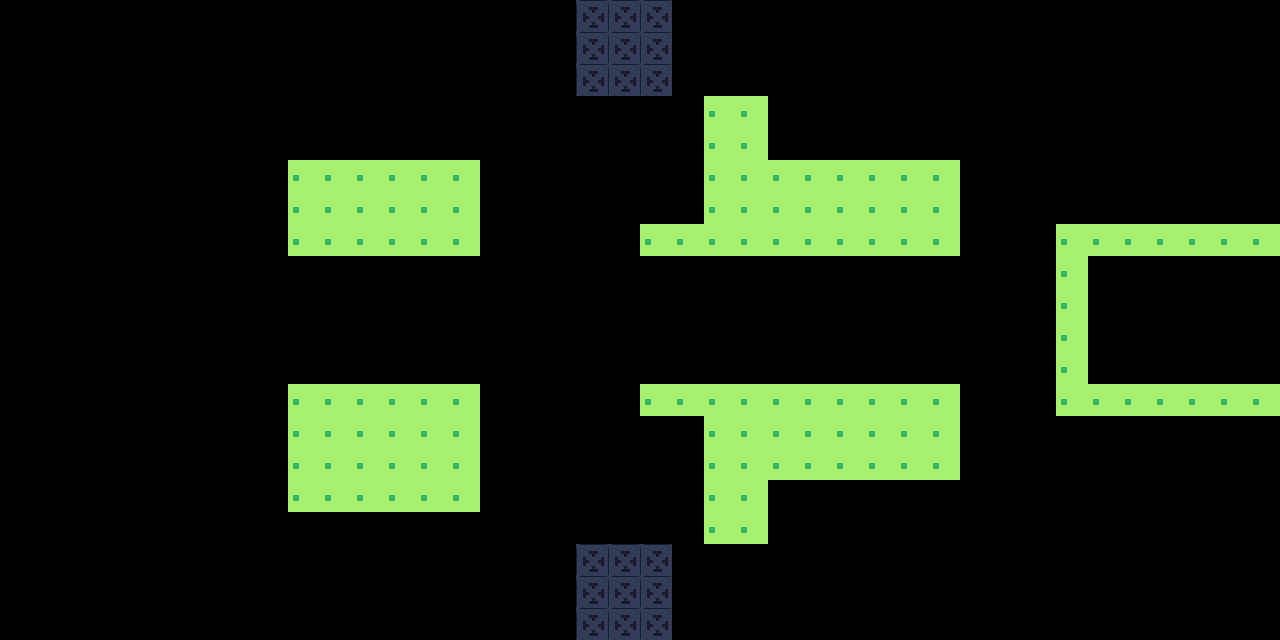

A 2D game scene composited from a Tiled map and its tileset images. What follows is a short description and the map's XML, with every tile layer's data as written:
An orthogonal 40x20 tile map with 32x32 px tiles, 1 tile layer (Tile Layer 1).

<map version="1.9" tiledversion="1.9.2" orientation="orthogonal" renderorder="right-down" width="40" height="20" tilewidth="32" tileheight="32" infinite="0" nextlayerid="2" nextobjectid="1">
 <tileset firstgid="1" source="tileset x3.tsx" />
 <layer id="1" name="Tile Layer 1" width="40" height="20">
  <data encoding="csv">
0,0,0,0,0,0,0,0,0,0,0,0,0,0,0,0,0,0,875,875,875,0,0,0,0,0,0,0,0,0,0,0,0,0,0,0,0,0,0,0,
0,0,0,0,0,0,0,0,0,0,0,0,0,0,0,0,0,0,875,875,875,0,0,0,0,0,0,0,0,0,0,0,0,0,0,0,0,0,0,0,
0,0,0,0,0,0,0,0,0,0,0,0,0,0,0,0,0,0,875,875,875,0,0,0,0,0,0,0,0,0,0,0,0,0,0,0,0,0,0,0,
0,0,0,0,0,0,0,0,0,0,0,0,0,0,0,0,0,0,0,0,0,0,1107,1107,0,0,0,0,0,0,0,0,0,0,0,0,0,0,0,0,
0,0,0,0,0,0,0,0,0,0,0,0,0,0,0,0,0,0,0,0,0,0,1107,1107,0,0,0,0,0,0,0,0,0,0,0,0,0,0,0,0,
0,0,0,0,0,0,0,0,0,1107,1107,1107,1107,1107,1107,0,0,0,0,0,0,0,1107,1107,1107,1107,1107,1107,1107,1107,0,0,0,0,0,0,0,0,0,0,
0,0,0,0,0,0,0,0,0,1107,1107,1107,1107,1107,1107,0,0,0,0,0,0,0,1107,1107,1107,1107,1107,1107,1107,1107,0,0,0,0,0,0,0,0,0,0,
0,0,0,0,0,0,0,0,0,1107,1107,1107,1107,1107,1107,0,0,0,0,0,1107,1107,1107,1107,1107,1107,1107,1107,1107,1107,0,0,0,1107,1107,1107,1107,1107,1107,1107,
0,0,0,0,0,0,0,0,0,0,0,0,0,0,0,0,0,0,0,0,0,0,0,0,0,0,0,0,0,0,0,0,0,1107,0,0,0,0,0,0,
0,0,0,0,0,0,0,0,0,0,0,0,0,0,0,0,0,0,0,0,0,0,0,0,0,0,0,0,0,0,0,0,0,1107,0,0,0,0,0,0,
0,0,0,0,0,0,0,0,0,0,0,0,0,0,0,0,0,0,0,0,0,0,0,0,0,0,0,0,0,0,0,0,0,1107,0,0,0,0,0,0,
0,0,0,0,0,0,0,0,0,0,0,0,0,0,0,0,0,0,0,0,0,0,0,0,0,0,0,0,0,0,0,0,0,1107,0,0,0,0,0,0,
0,0,0,0,0,0,0,0,0,1107,1107,1107,1107,1107,1107,0,0,0,0,0,1107,1107,1107,1107,1107,1107,1107,1107,1107,1107,0,0,0,1107,1107,1107,1107,1107,1107,1107,
0,0,0,0,0,0,0,0,0,1107,1107,1107,1107,1107,1107,0,0,0,0,0,0,0,1107,1107,1107,1107,1107,1107,1107,1107,0,0,0,0,0,0,0,0,0,0,
0,0,0,0,0,0,0,0,0,1107,1107,1107,1107,1107,1107,0,0,0,0,0,0,0,1107,1107,1107,1107,1107,1107,1107,1107,0,0,0,0,0,0,0,0,0,0,
0,0,0,0,0,0,0,0,0,1107,1107,1107,1107,1107,1107,0,0,0,0,0,0,0,1107,1107,0,0,0,0,0,0,0,0,0,0,0,0,0,0,0,0,
0,0,0,0,0,0,0,0,0,0,0,0,0,0,0,0,0,0,0,0,0,0,1107,1107,0,0,0,0,0,0,0,0,0,0,0,0,0,0,0,0,
0,0,0,0,0,0,0,0,0,0,0,0,0,0,0,0,0,0,875,875,875,0,0,0,0,0,0,0,0,0,0,0,0,0,0,0,0,0,0,0,
0,0,0,0,0,0,0,0,0,0,0,0,0,0,0,0,0,0,875,875,875,0,0,0,0,0,0,0,0,0,0,0,0,0,0,0,0,0,0,0,
0,0,0,0,0,0,0,0,0,0,0,0,0,0,0,0,0,0,875,875,875,0,0,0,0,0,0,0,0,0,0,0,0,0,0,0,0,0,0,0
</data>
 </layer>
</map>
